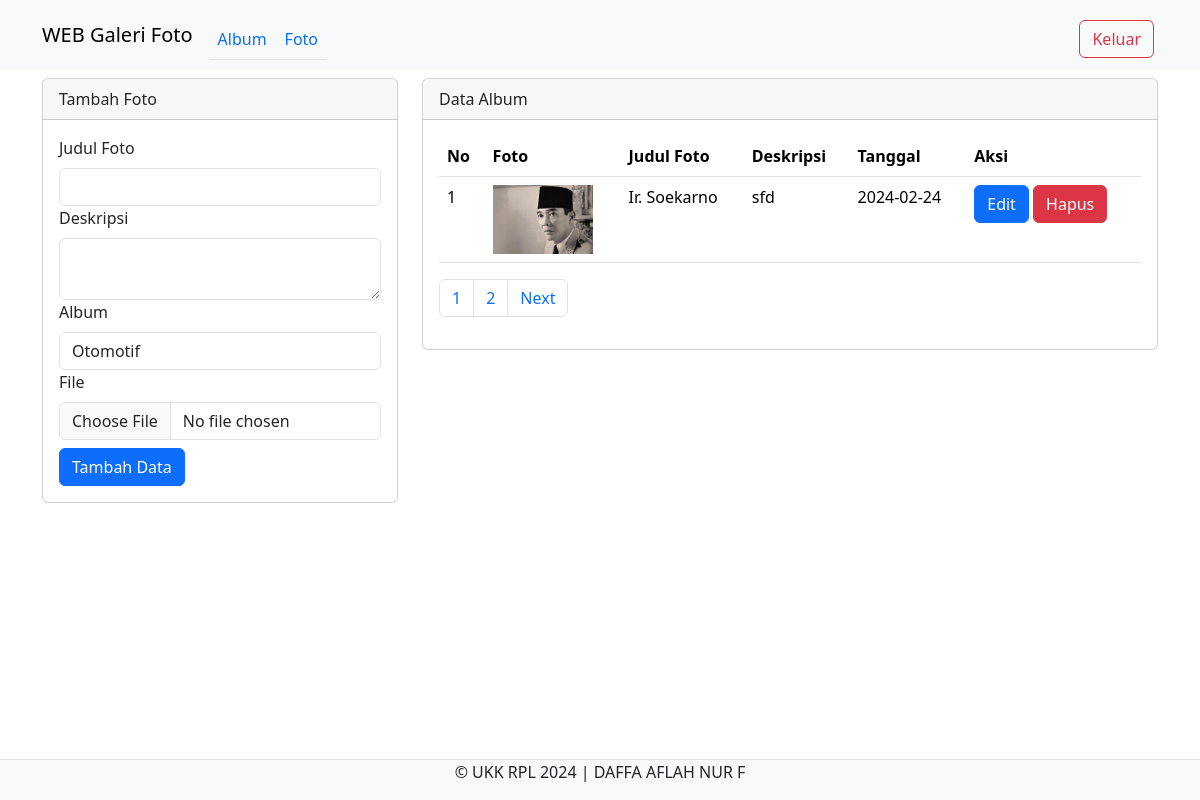
/galerifoto/admin/foto.php (signed in), run on the app's committed database.
### tables this page shows
CREATE TABLE `foto` (
  `fotoid` int(11) NOT NULL,
  `judulfoto` varchar(225) NOT NULL,
  `deskripsi` text NOT NULL,
  `tanggalunggah` date NOT NULL,
  `lokasifile` varchar(225) NOT NULL,
  `albumid` int(11) NOT NULL,
  `userid` int(11) NOT NULL
);

### galerifoto/admin/foto.php (the view, shortened to what this page needs)
<?php
include '../config/koneksi.php';
?>
<!DOCTYPE html>
<html lang="en">
<head>
    <link rel="stylesheet" href="../assets/css/bootstrap.min.css">
</head>
<body>
    <nav class="navbar navbar-expand-lg bg-body-tertiary">
        <div class="container">
            <a class="navbar-brand" href="index.php">WEB Galeri Foto</a>
            <div class="collapse navbar-collapse mt-2" id="navbarNavAltMarkup">
                <div class="navbar-nav me-auto">
                    <ul class="nav nav-tabs">
                        <li class="nav-item">
                            <a class="nav-link" href="album.php">Album</a>
                        </li>
                        <li class="nav-item">
                            <a class="nav-link" href="foto.php">Foto</a>
                        </li>
                    </ul>
                </div>
                <a href="../config/aksi_logout.php" class="btn btn-outline-danger m-1">Keluar</a>
            </div>
        </div>
    </nav>
    <div class="container">
        <div class="row">
            <div class="col-md-4">
                <div class="card mt-2">
                    <div class="card-header">Tambah Foto</div>
                    <div class="card-body">
                        <form action="../config/aksi_foto.php" method="POST" enctype="multipart/form-data">
                            <label for="" class="form-label">Judul Foto</label>
                            <input type="text" name="judulfoto" class="form-control" required>
                            <label for="" class="form-label">Deskripsi</label>
                            <textarea name="deskripsifoto" class="form-control" required></textarea>
                            <label for="" class="form-label">Album</label>
                            <select name="albumid" class="form-control">
                                <?php
                                $userid = $_SESSION['userid'];
                                $sql_album = mysqli_query($koneksi, "SELECT * FROM album WHERE userid='$userid'");
                                while ($data_album = mysqli_fetch_array($sql_album)) { ?>
                                    <option value="<?php echo $data_album['albumid'] ?>">
                                        <?php echo $data_album['namaalbum'] ?>
                                    </option>
                                <?php }
                                ?>
                            </select>
                            <label for="" class="form-label">File</label>
                            <input type="file" name="lokasifile" class="form-control" required>
                            <button class="btn btn-primary mt-2" name="tambah" type="submit">Tambah Data</button>
                        </form>
                    </div>
                </div>
            </div>
            <div class="col-md-8">
                <div class="card mt-2">
                    <div class="card-header">Data Album</div>
                    <div class="card-body">
                        <table class="table">
                            <thead>
                                <tr>
                                    <th>No</th>
                                    <th>Foto</th>
                                    <th>Judul Foto</th>
                                    <th>Deskripsi</th>
                                    <th>Tanggal</th>
                                    <th>Aksi</th>
                                </tr>
                            </thead>
                            <tbody>
                                <?php
                                $batas = 3;
                                $halaman = isset($_GET['halaman']) ? (int) $_GET['halaman'] : 1;
                                $halaman_awal = ($halaman > 1) ? ($halaman * $batas) - $batas : 0;
                                $next = $halaman + 1;
                                $data = mysqli_query($koneksi, "select * from foto");
                                $jumlah_data = mysqli_num_rows($data);
                                $total_halaman = ceil($jumlah_data / $batas);
                                $no = $halaman_awal + 1;
                                $userid = $_SESSION['userid'];
                                $sql = mysqli_query($koneksi, "SELECT * FROM foto WHERE userid='$userid' limit $halaman_awal, $batas");
                                while ($data = mysqli_fetch_array($sql)) {
                                    ?>
                                    <tr>
                                        <td>
                                            <?php echo $no++ ?>
                                        </td>
                                        <td><img src="../assets/img/<?php echo $data['lokasifile'] ?>" width="100"></td>
                                        <td>
                                            <?php echo $data['judulfoto'] ?>
                                        </td>
                                        <td>
                                            <?php echo $data['deskripsi'] ?>
                                        </td>
                                        <td>
                                            <?php echo $data['tanggalunggah'] ?>
                                        </td>
                                        <td>
                                            <button type="button" class="btn btn-primary" data-bs-toggle="modal"
                                                data-bs-target="#edit<?php echo $data['fotoid'] ?>">
                                                Edit
                                            </button>
                                            <button type="button" class="btn btn-danger" data-bs-toggle="modal"
                                                data-bs-target="#hapus<?php echo $data['fotoid'] ?>">
                                                Hapus
                                            </button>
                                        </td>
                                    </tr>
                                <?php } ?>
                            </tbody>
                        </table>
                        <nav>
                            <ul class="pagination ">
                                <?php
                                for ($x = 1; $x <= $total_halaman; $x++) {
                                    ?>
                                    <li class="page-item"><a class="page-link" href="?halaman=<?php echo $x ?>">
                                            <?php echo $x; ?>
                                        </a></li>
                                    <?php
                                }
                                ?>
                                <li class="page-item">
                                    <a class="page-link" <?php if ($halaman < $total_halaman) {
                                        echo "href='?halaman=$next'";
                                    } ?>>Next</a>
                                </li>
                            </ul>
                        </nav>
                    </div>
                </div>
            </div>
        </div>
    </div>
    <footer class="d-flax justify-content-center border-top mt-3 bg-light fixed-bottom">
        <div class="container" style="text-align: center;">
            <p>&copy; UKK RPL 2024 | DAFFA AFLAH NUR F</p>
        </div>
    </footer>
</body>
</html>

### data on the page
foto: lokasifile (picture), judulfoto "Ir. Soekarno", deskripsi "sfd", tanggalunggah "2024-02-24"

### other printed values
form field albumid "Otomotif"
